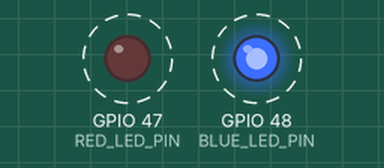
This program was run on a simulated ESP32-S3. Parts: output pins drawn as LEDs (lit = HIGH). Dashed ring = blinking.

Above: at 0.05 s.
Timing chart, 0 to 3.0 s (numbered marks = the images above):
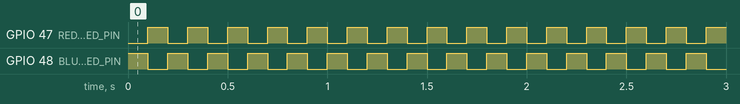

Measured:
- by itself, GPIO 47 (RED_LED_PIN), GPIO 48 (BLUE_LED_PIN): alternates HIGH for 0.10 s and LOW for 0.10 s

The program:

main.cpp
```cpp
#include <Arduino.h>


#define BLUE_LED_PIN 48
#define RED_LED_PIN 47

void setup()
{
    pinMode(BLUE_LED_PIN, OUTPUT);
    pinMode(RED_LED_PIN, OUTPUT);
}

void loop()
{
    digitalWrite(BLUE_LED_PIN, HIGH);
    digitalWrite(RED_LED_PIN, LOW);
    delay(100);

    digitalWrite(BLUE_LED_PIN, LOW);
    digitalWrite(RED_LED_PIN, HIGH);
    delay(100);
}
```
